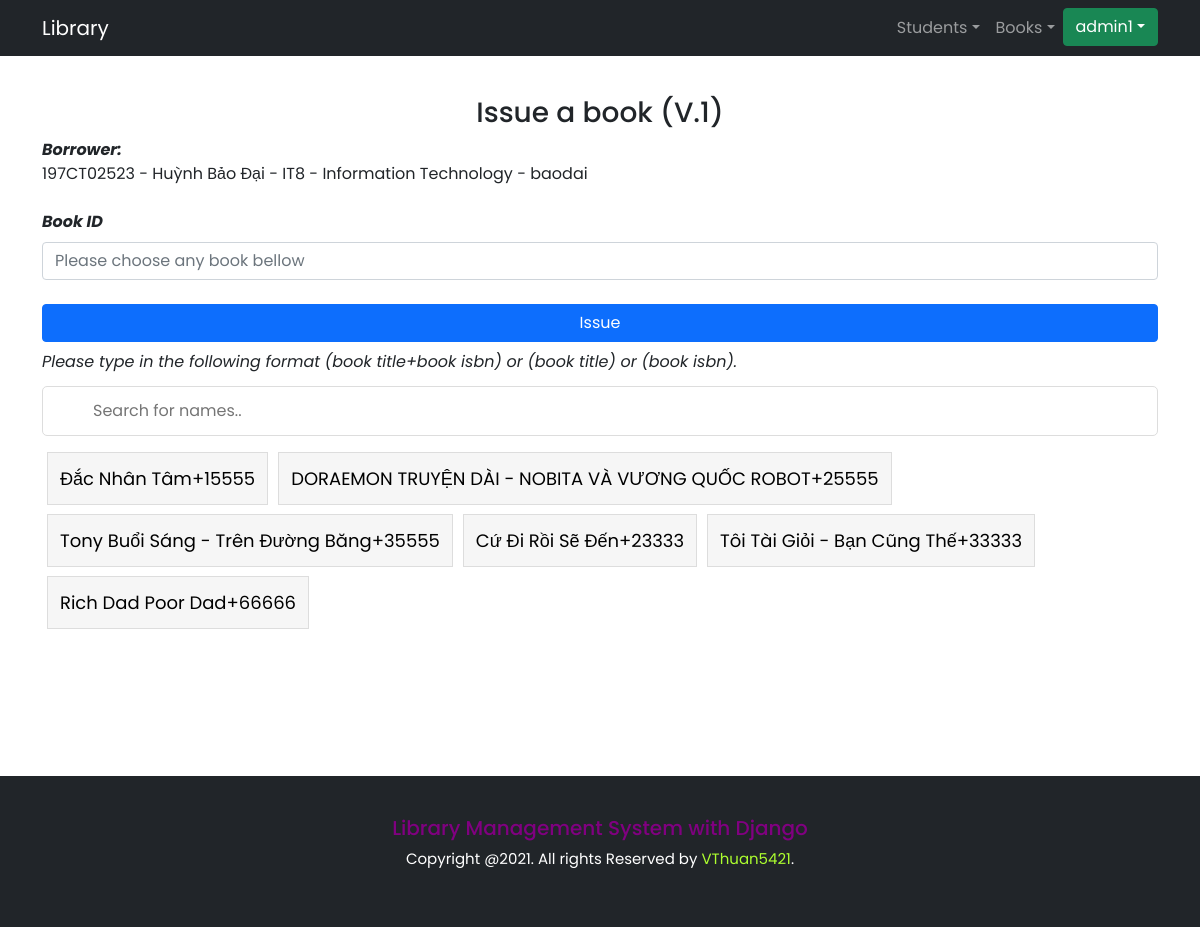
Screenshot of /issue_book1/2/ (signed in) with the database file from the repository.
### library_app/models.py (models this page shows, shortened)
class Student(models.Model):
    user = models.OneToOneField(User, on_delete = models.CASCADE)
    fullname = models.CharField(max_length = 100)
    classroom = models.CharField(max_length = 10)
    branch = models.CharField(max_length = 100)
    roll_no = models.CharField(max_length = 15, unique = True)
    phone = models.CharField(max_length = 11, blank = True)
    total_books_due = models.IntegerField(default = 0)
    image = models.ImageField(blank = True, upload_to = 'student_image')

class Book(models.Model):
    title = models.CharField(max_length = 200)
    author = models.CharField(max_length = 100)
    isbn = models.CharField('ISBN', max_length = 13, unique = True, help_text = '13 Character <a href="https://www.isbn-international.org/content/what-isbn">ISBN number</a>')
    genre = models.ManyToManyField(Genre, help_text = "Select a genre for this book")
    language = models.ForeignKey(Language, on_delete = models.SET_NULL, null = True)
    description = models.TextField(null = True, blank = True)
    total_copies = models.IntegerField()
    book_available = models.IntegerField(default = 0)
    image = models.ImageField(upload_to = 'book_image', blank = True)

### library_app/views.py (the view, shortened to what this page needs)
# urls.py: path('issue_book1/<int:myid>/', views.issue_book1, name = 'issue_book1'),
@login_required
def issue_book1(request, myid):
    if not request.user.is_superuser:
        return redirect("/")
    student = Student.objects.get(id = myid)
    book = Book.objects.all()
    issue_model = IssuedBook1()
    return render(request, 'issue_book1.html', {'student': student, 'book': book})

### library_app/models.py (called while the page is built)
def expiry():
    return datetime.today() + timedelta(days = 14)

### library_app/templates/issue_book1.html (shortened to what this page needs)
{% extends 'base.html' %}
{% load static %}
{% block body %}
<div class = "container padding-half">
    <h3 class = "text-center">Issue a book (V.1)</h3>
    <form method = "POST" class = "form" name = "issue_book">
        <div class = "row mt-2">
            <div class = "col-md-6 col-12 form-group">
                <label><i style = "font-weight: bold;">Borrower: </i></label>
                <p>{{student.roll_no}} - {{student.fullname}} - {{student.classroom}} - {{student.branch}} - {{student.user}}</p>
            </div>
        </div>
        <div class = "row mt-2">
            <div class = "col-md-12 col-12 form-group">
                <label><i style = "font-weight: bold;">Book ID</i></label>
                <input type="text" class = "form-control mt-2" name = "title_isbn" placeholder = "Please choose any book bellow" required>
            </div>
        </div>
        <button style = "width: 100%;" class = "btn btn-primary mt-4" type = "submit">Issue</button>
    </form>
    <div class = "note mt-2">
        <label><i>Please type in the following format (book title+book isbn) or (book title) or (book isbn).</i></label>
    </div>
    <input type="text" id="search_box" onkeyup="myFunction()" placeholder="Search for names.." title="Type in a name">
    <ul id="search_result">
        {% for i in book %}
        <li><a class = "book_result">{{i.title}}+{{i.isbn}}</a></li>
        {% endfor %}
    </ul>
</div>
{% endblock %}

### library_app/templates/base.html (shortened to what this page needs)
<!DOCTYPE html>
<html lang="en">
<head>
    {% load static %}
    <link href="https://cdn.jsdelivr.net/npm/bootstrap@5.1.0/dist/css/bootstrap.min.css" rel="stylesheet">
    <link rel="stylesheet" href="https://cdn.datatables.net/1.10.25/css/jquery.dataTables.min.css">
    <link rel="stylesheet" href="https://cdn.datatables.net/buttons/1.7.1/css/buttons.dataTables.min.css">
    <link rel="stylesheet" href="https://cdnjs.cloudflare.com/ajax/libs/font-awesome/4.7.0/css/font-awesome.min.css">
    <link rel="stylesheet" href = "/static/css/style.css">
</head>
<body>
<nav class = "navbar navbar-expand-md navbar-dark bg-dark sticky-top">
    <div class = "container">
        <a class = "navbar-brand" href = "/">Library</a>
        <div class = "justify-content-end collapse navbar-collapse" id = "navbarSupportedContent">
            <ul class = "navbar-nav mr-auto mb-2 mb-lg-0">
                {% if user.is_superuser %}
                <li class = "nav-item dropdown">
                    <a class = "nav-link dropdown-toggle" href = "#" id = "navbarDropdown" role = "button" data-bs-toggle = "dropdown" aria-expanded = "false">Students</a>
                </li>
                {% endif %}
                <li class = "nav-item dropdown">
                    <a class = "nav-link dropdown-toggle" href = "#" id = "navbarDropdown" role = "button" data-bs-toggle = "dropdown" aria-expanded = "false">Books</a>
                </li>
                {% if not user.is_authenticated %}
                <li class = "nav-item">
                    <a class = "nav-link" href = "/admin_login/">Admin Login</a>
                </li>
                <li class = "nav-item">
                    <a class = "nav-link" href = "/student_login/">Student Login</a>
                </li>
                {% else %}
                <li class = "nav-item dropdown">
                    <button type = "button" class = "btn btn-success dropdown-toggle" href = "#" id = "navbarDropdown" data-bs-toggle="dropdown" aria-expanded = "false">{{ request.user }}</button>
                </li>
                {% endif %}
            </ul>
        </div>
    </div>
</nav>
<div class = "main-body">
{% block body %}
{% endblock %}
</div>
<footer class = "bg-dark padding-half">
    <div class = "footer-content">
        <div class = "footer-info">
            <h3 class = "footer-title">
            </h3>
            <p>Copyright @2021. All rights Reserved by <a class = "link-github" href = "https://github.com/VThuan5421">VThuan5421</a>.</p>
        </div>
    </div>
</footer>
</body>
</html>

### static/css/style.css (style rules this page uses)
* { margin: 0; padding: 0; box-sizing: border-box; }
a { text-decoration: none; }
body { font-family: 'Poppins', sans-serif; }
.main-body { min-height: 90vh; }
.padding-half { padding-top: 40px; padding-bottom: 40px; }
#search_box { background-image: url('/media/searchicon.png'); background-position: 10px 12px; background-size: 30px; background-repeat: no-repeat; width: 100%; padding: 12px 50px; border: 1px solid #ddd; border-radius: 5px; margin-bottom: 12px; margin-top: 12px; }
#search_result { list-style-type: none; padding: 0; margin: 0; display: flex; flex-direction: row; flex-wrap: wrap; align-items: center; }
#search_result li { cursor: pointer; margin: 5px; }
#search_result li a { border: 1px solid #ddd; margin-top: -1px; background-color: #f6f6f6; padding: 12px; text-decoration: none; font-size: 18px; color: black; display: block; }
.footer-content { color: #fff; display: flex; align-items: center; justify-content: center; }
.footer-info { text-align: center; }
.footer-info h3 { font-size: 20px; color: purple; }
.footer-info p { font-size: 15px; }
.footer-info p a { color: greenyellow; }

### rows the page displays
Student: roll_no "197CT02523", fullname "Huỳnh Bảo Đại", classroom "IT8", branch "Information Technology", user "baodai"
Book: title "Đắc Nhân Tâm", isbn "15555"
Book: title "DORAEMON TRUYỆN DÀI - NOBITA VÀ VƯƠNG QUỐC ROBOT", isbn "25555"
Book: title "Tony Buổi Sáng - Trên Đường Băng", isbn "35555"
Book: title "Cứ Đi Rồi Sẽ Đến", isbn "23333"
Book: title "Tôi Tài Giỏi - Bạn Cũng Thế", isbn "33333"
Book: title "Rich Dad Poor Dad", isbn "66666"

### other values shown
{{ request.user }} "admin1"
